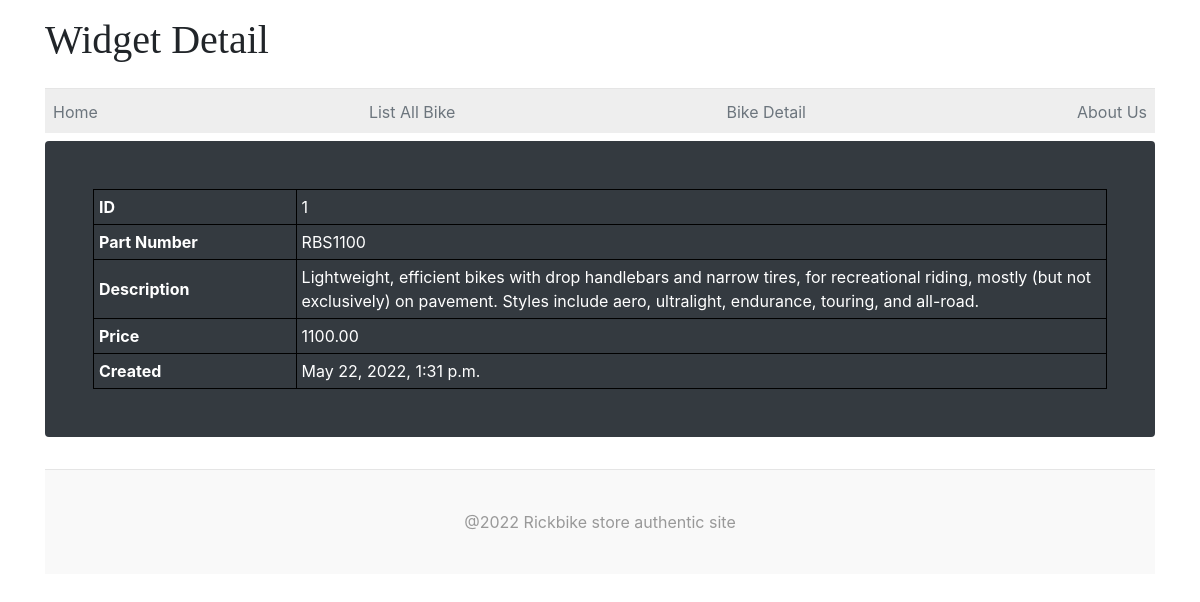
The page /widget_details/1 on the database its author committed.
### app_Rickbike/models.py (models this page shows, shortened)
class Widget(models.Model):
    part_number = models.CharField(max_length=12)
    description = models.CharField(max_length=400)
    price = models.DecimalField(max_digits =7, decimal_places=2)
    date_added = models.DateTimeField(auto_now_add=True)

### app_Rickbike/views.py (the view)
# urls.py: url(r'^widget_details/(?P<wid>[0-9]{1,4})$', views.widget_details, name='widget_details')
def widget_details (request, wid):
    try:
        result = Widget.objects.get(id=wid)
    except:
        result = None
    page_data = {
    'widget': result
    }
    return render (request, "app_Rickbike/widget_details.html", page_data)

### app_Rickbike/templates/app_Rickbike/widget_details.html (shortened to what this page needs)
{% extends "app_Rickbike/site_base.html" %}
{% load static %}
{% block page_heading %}
  <header class="blog-header py-3">
    <h1>Widget Detail</h1>
  </header>
{% endblock %}
{% block main_body %}
  <div class="jumbotron p-3 p-md-5 text-white rounded bg-dark">
    {% if not widget %}
    <p>No such Widget found.</p>
    {% else %}
    <table>
      <tbody>
        <tr>
          <th>ID</th>
          <td>{{ widget.id }}</td>
        </tr>
        <tr>
          <th>Part Number</th>
          <td>{{ widget.part_number }}</td>
        </tr>
        <tr>
          <th>Description</th>
          <td>{{ widget.description }}</td>
        </tr>
        <tr>
          <th>Price</th>
          <td>{{ widget.price }}</td>
        </tr>
        <tr>
          <th>Created</th>
          <td>{{ widget.date_added }}</td>
        </tr>
      </tbody>
    </table>
    {% endif %}
  </div>
{% endblock %}

### app_Rickbike/static/css/blog.css (style rules this page uses)
.blog-header { line-height: 1; border-bottom: 1px solid #e5e5e5; }
h1, h2, h3, h4, h5, h6 { font-family: "Playfair Display", Georgia, "Times New Roman", serif; }

### app_Rickbike/templates/app_Rickbike/widget_details.html (style rules this page uses)
table, th, td { border: 1px solid black; border-collapse: collapse; }
table { width:100%; }
th, td { padding: 5px; }
th { width: 20%; }

### rows shown on the page
Widget: id "1", part_number "RBS1100", description "Lightweight, efficient bikes with drop handlebars and narrow tires, for recreational riding, mostly (but not exclusively) on pavement. Styles include aero, ultralight, endurance, touring, and all-road.", price "1100.00", date_added "May 22, 2022, 1:31 p.m."
